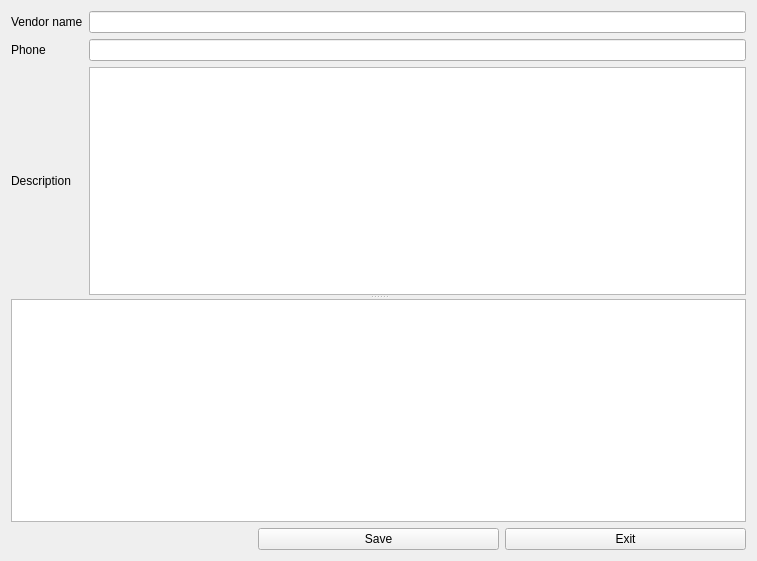
<?xml version="1.0" encoding="UTF-8"?>
<ui version="4.0">
 <class>add_vendor</class>
 <widget class="QWidget" name="add_vendor">
  <property name="geometry">
   <rect>
    <x>0</x>
    <y>0</y>
    <width>757</width>
    <height>561</height>
   </rect>
  </property>
  <property name="windowTitle">
   <string>Form</string>
  </property>
  <layout class="QGridLayout" name="gridLayout_4">
   <item row="0" column="0">
    <widget class="QSplitter" name="splitter_2">
     <property name="orientation">
      <enum>Qt::Vertical</enum>
     </property>
     <widget class="QWidget" name="">
      <layout class="QGridLayout" name="gridLayout">
       <item row="0" column="0">
        <widget class="QLabel" name="label">
         <property name="text">
          <string>Vendor name</string>
         </property>
        </widget>
       </item>
       <item row="0" column="1">
        <widget class="QLineEdit" name="txt_vendor_name"/>
       </item>
       <item row="1" column="0">
        <widget class="QLabel" name="label_2">
         <property name="text">
          <string>Phone</string>
         </property>
        </widget>
       </item>
       <item row="1" column="1">
        <widget class="QLineEdit" name="txt_vendor_ph"/>
       </item>
       <item row="2" column="0">
        <widget class="QLabel" name="label_3">
         <property name="text">
          <string>Description</string>
         </property>
        </widget>
       </item>
       <item row="2" column="1">
        <widget class="QTextEdit" name="txt_vendro_desc"/>
       </item>
      </layout>
     </widget>
     <widget class="QWidget" name="">
      <layout class="QGridLayout" name="gridLayout_3">
       <item row="0" column="0">
        <widget class="QSplitter" name="splitter">
         <property name="orientation">
          <enum>Qt::Vertical</enum>
         </property>
         <widget class="QTableView" name="tableView"/>
        </widget>
       </item>
       <item row="1" column="0">
        <layout class="QGridLayout" name="gridLayout_2">
         <item row="0" column="0">
          <widget class="QLabel" name="message">
           <property name="text">
            <string/>
           </property>
          </widget>
         </item>
         <item row="0" column="1">
          <widget class="QPushButton" name="pushButton_2">
           <property name="text">
            <string>Save</string>
           </property>
          </widget>
         </item>
         <item row="0" column="2">
          <widget class="QPushButton" name="pushButton">
           <property name="text">
            <string>Exit</string>
           </property>
          </widget>
         </item>
        </layout>
       </item>
      </layout>
     </widget>
    </widget>
   </item>
  </layout>
 </widget>
 <resources/>
 <connections/>
</ui>
